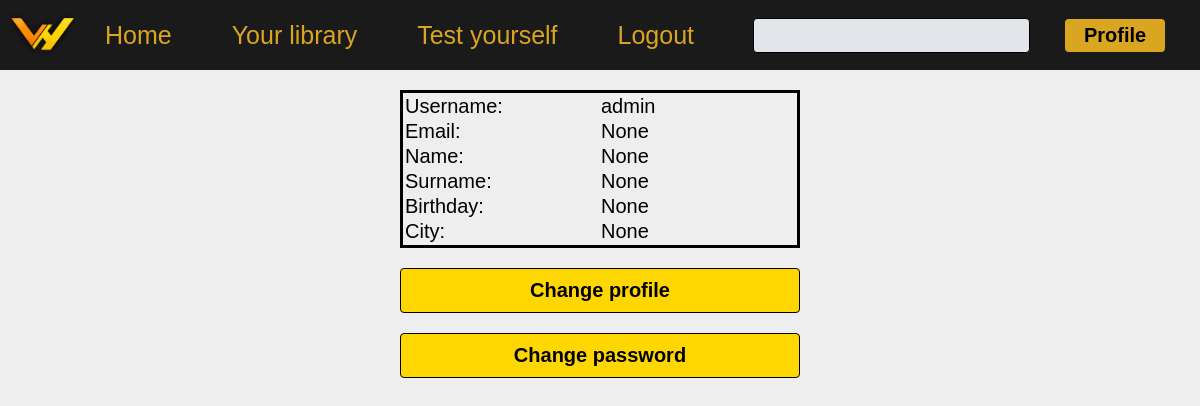
Page /accounts/profile/ (signed in) on the committed database.
### accounts/models.py (models this page shows, shortened)
class CustomUser(AbstractUser):
    email = models.EmailField("email address", blank=True, unique=True)
    is_activated = models.BooleanField(default=True, db_index=True)
    avatar = models.ImageField(upload_to='avatars/', default='default.png')
    birthday = models.DateField(null=True, blank=True)
    city = models.CharField(max_length=50, null=True, blank=True)
    rating = models.PositiveSmallIntegerField(default=0)
    general_group = models.OneToOneField(to="words.GroupOfWords", on_delete=models.CASCADE, null=True, blank=True)
    class Meta(AbstractUser.Meta):
        pass

### accounts/views.py (the view)
# urls.py: path('profile/', account_profile_view, name='profile'),
@login_required
def account_profile_view(request):
    return render(request, 'accounts/profile.html', context={"email": request.user.email})

### accounts/templates/accounts/profile.html (shortened to what this page needs)
{% extends 'base.html' %}
{% load static %}
{% block content %}
    <div style="display: flex; justify-content: center; border: black ">
        <div style="border: black ; display: flex; flex-direction: column; align-items: center">
            <table class="table_profile" style="margin-top: 20px; margin-bottom: 10px; width: 400px">
                <tr>
                    <td>
                        <div class="">Username:</div>
                    </td>
                    <td>
                        <div class="">{{ user.username }}</div>
                    </td>
                </tr>
                <tr>
                    <td>
                        <div class="">Email:</div>
                    </td>
                    <td>
                        {% if user.email %}
                            <div class="">{{ user.email }}</div>
                        {% else %}
                            <div class="">None</div>
                        {% endif %}
                    </td>
                </tr>
                <tr>
                    <td>
                        <div class="">Name:</div>
                    </td>
                    <td>
                        {% if user.first_name %}
                            <div class="">{{ user.first_name }}</div>
                        {% else %}
                            <div class="">None</div>
                        {% endif %}
                    </td>
                </tr>
                <tr>
                    <td>
                        <div class="">Surname:</div>
                    </td>
                    <td>
                        {% if user.last_name %}
                            <div class="">{{ user.last_name }}</div>
                        {% else %}
                            <div class="">None</div>
                        {% endif %}
                    </td>
                </tr>
                <tr>
                    <td>
                        <div class="">Birthday:</div>
                    </td>
                    <td>
                        <div class="">{{ user.birthday }}</div>
                    </td>
                </tr>
                <tr>
                    <td>
                        <div class="">City:</div>
                    </td>
                    <td>
                        <div class="">{{ user.city }}</div>
                    </td>
                </tr>
            </table>
            <div style="display: flex; flex-direction: column; width: 100%">
                <a class="base-button" style="margin: 10px 0;" href="{% url 'accounts:profile_change' %}">Change
                    profile</a>
                <a class="base-button" style="margin: 10px 0;" href="{% url 'password_change' %}">Change
                    password</a>
            </div>
        </div>
    </div>
{% endblock %}

### static/css/base.css (style rules this page uses)
.table_profile { border: black solid; }
.table_profile td:nth-child(1) { width: 50%; }

### static/css/bases.css (style rules this page uses)
* { font-family: Arial, Helvetica, sans-serif; box-sizing: border-box; margin: 0; padding: 0; font-size: 20px; transition: color 0.7s, background-color 0.7s; }
body { background-color: #EEEEEE; }
a { color: cornflowerblue; }
.base-button { font-weight: bold; font-size: 20px; transition: color 0.5s, opacity 1s, background-color 0.5s; text-decoration: none; color: black; background-color: gold; border: black solid thin; cursor: pointer; padding: 10px; display: block; width: 100%; text-align: center; border-radius: 4px; }

### rows in the picture
CustomUser: username "admin", birthday "None", city "None"
